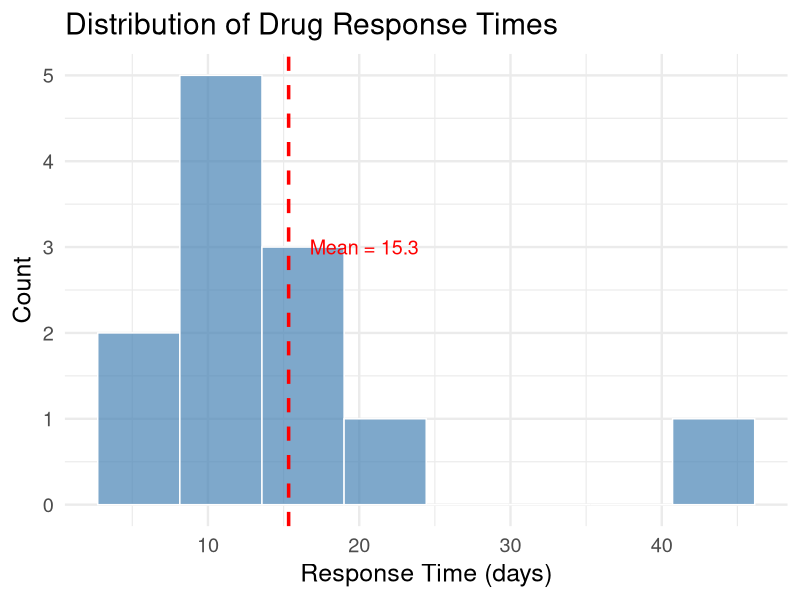
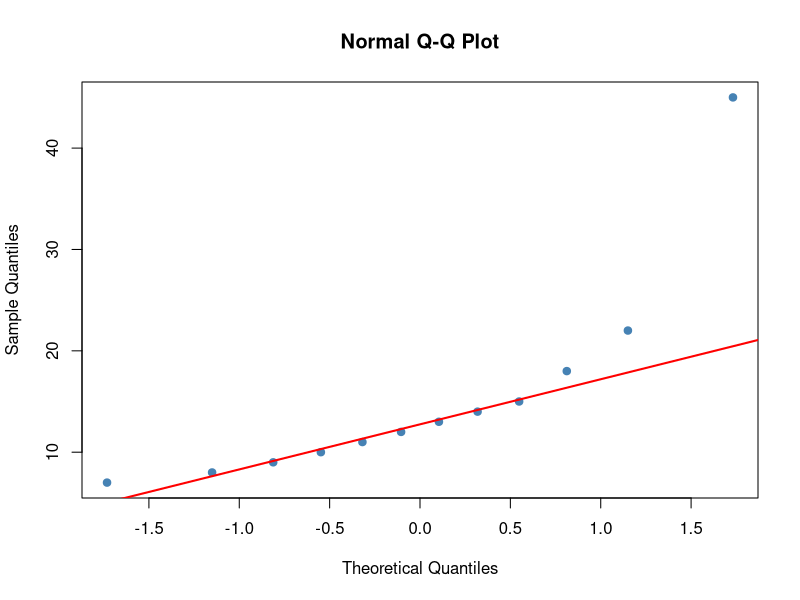
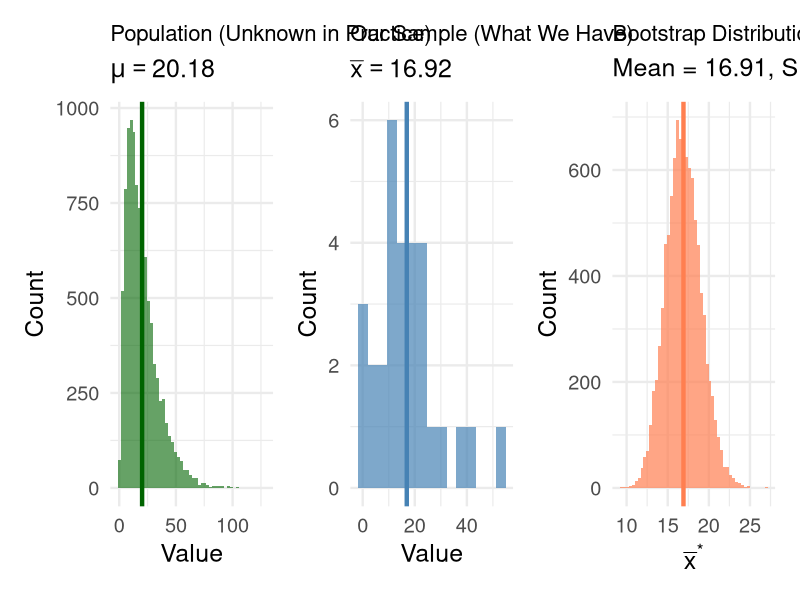
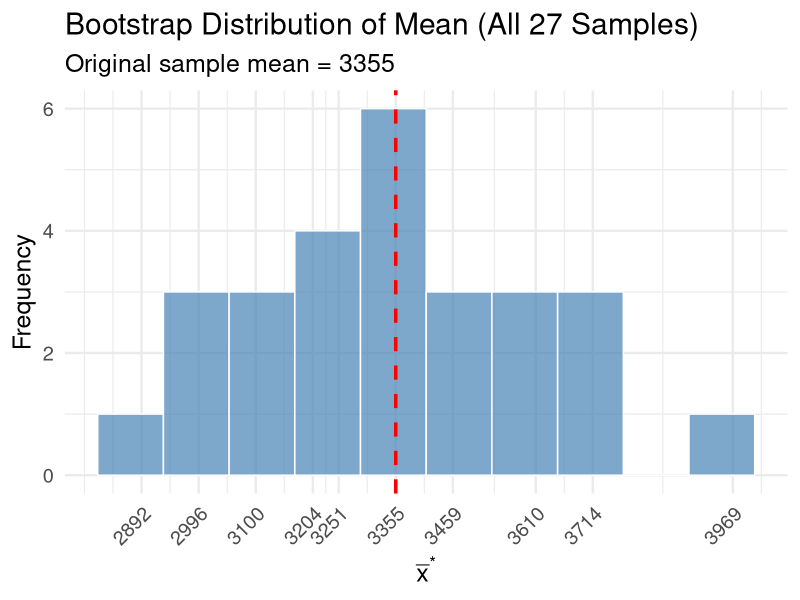
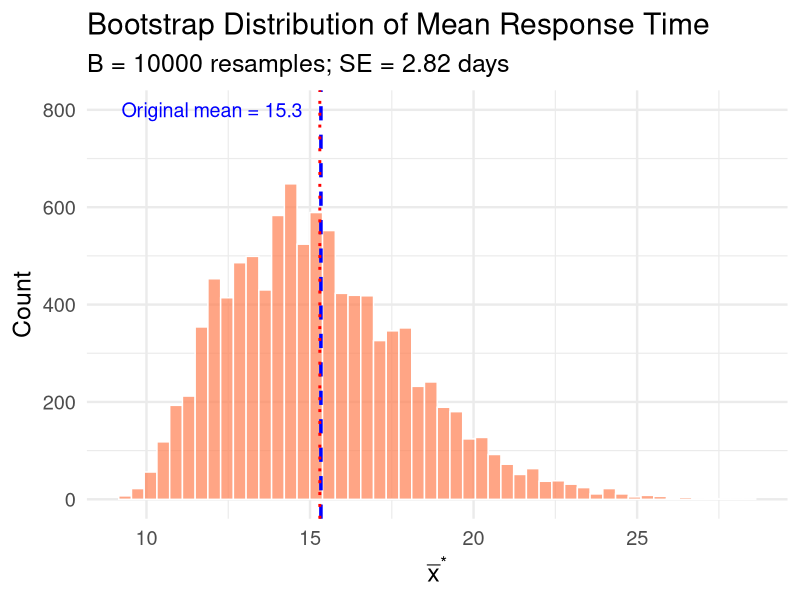
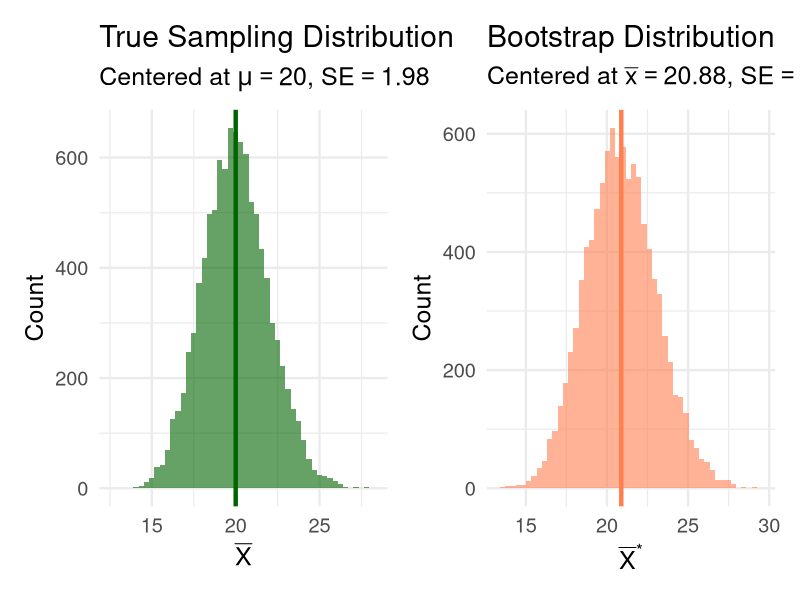
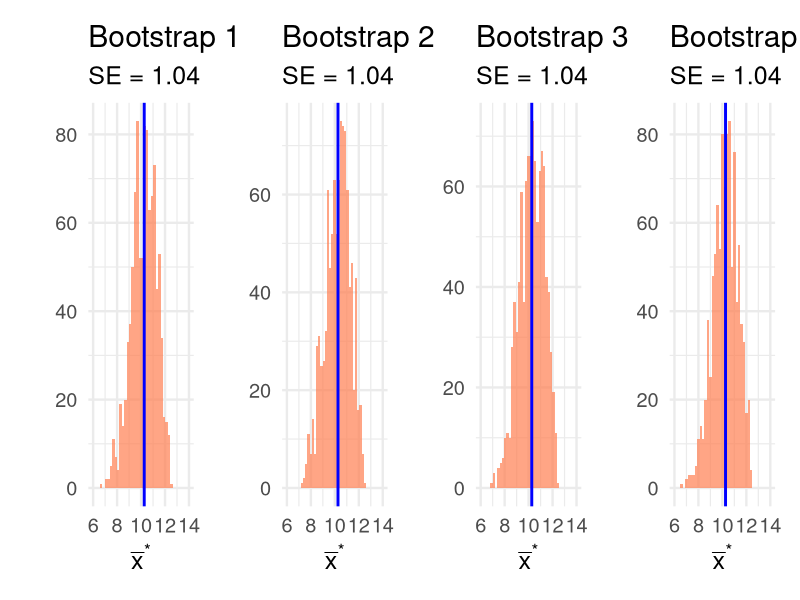
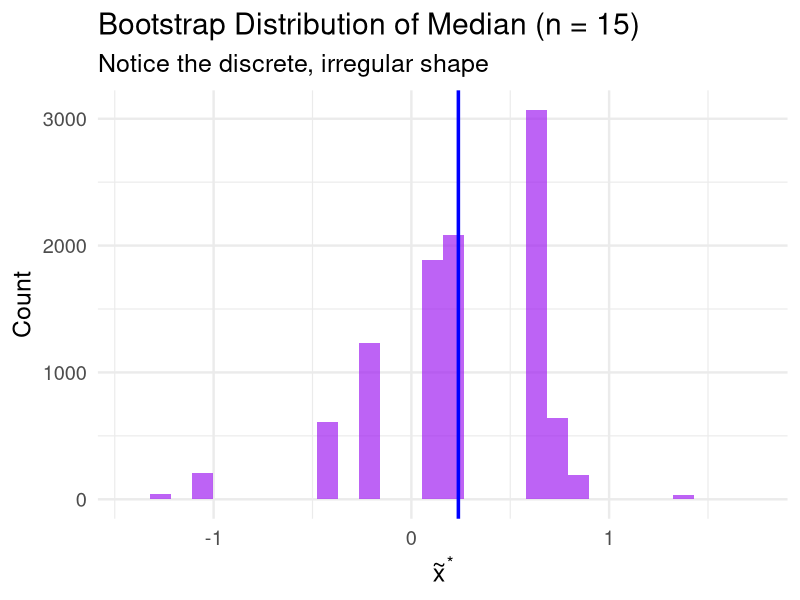

These figures' R source, in order:
## ---- chunk 1
#| label: setup
#| include: false
library(tidyverse)
library(broom)
library(patchwork)
set.seed(551)
theme_set(theme_minimal(base_size = 18))
## ---- chunk 2
response_times <- c(8, 12, 15, 7, 22, 45, 11, 9, 14, 18, 10, 13)

tibble(x = response_times) |>
  ggplot(aes(x = x)) +
  geom_histogram(bins = 8, fill = "steelblue", color = "white", alpha = 0.7) +
  geom_vline(xintercept = mean(response_times), color = "red", linewidth = 1.2, linetype = "dashed") +
  labs(x = "Response Time (days)", y = "Count",
       title = "Distribution of Drug Response Times") +
  annotate("text", x = mean(response_times) + 5, y = 3, 
           label = paste0("Mean = ", round(mean(response_times), 1)), color = "red", size = 5)
## ---- chunk 3
#| code-fold: true
#| fig-height: 5
# Q-Q plot to check normality
qqnorm(response_times, main = "Normal Q-Q Plot", pch = 19, col = "steelblue")
qqline(response_times, col = "red", lwd = 2)
## ---- chunk 4
#| code-fold: true
#| fig-height: 7
#| fig-width: 14
set.seed(551)
# Simulated "population"
pop <- rgamma(10000, shape = 2, rate = 0.1)

# Take a sample
n <- 30
samp <- sample(pop, n)

# Generate bootstrap samples
boot_means <- replicate(10000, mean(sample(samp, n, replace = TRUE)))

p1 <- tibble(x = pop) |>
  ggplot(aes(x = x)) +
  geom_histogram(bins = 50, fill = "darkgreen", alpha = 0.6) +
  geom_vline(xintercept = mean(pop), color = "darkgreen", linewidth = 1.5) +
  labs(title = "Population (Unknown in Practice)", 
       subtitle = bquote(mu == .(round(mean(pop), 2))),
       x = "Value", y = "Count") +
  theme(plot.title = element_text(size = 16))

p2 <- tibble(x = samp) |>
  ggplot(aes(x = x)) +
  geom_histogram(bins = 15, fill = "steelblue", alpha = 0.7) +
  geom_vline(xintercept = mean(samp), color = "steelblue", linewidth = 1.5) +
  labs(title = "Our Sample (What We Have)", 
       subtitle = bquote(bar(x) == .(round(mean(samp), 2))),
       x = "Value", y = "Count") +
  theme(plot.title = element_text(size = 16))

p3 <- tibble(x = boot_means) |>
  ggplot(aes(x = x)) +
  geom_histogram(bins = 50, fill = "coral", alpha = 0.7) +
  geom_vline(xintercept = mean(boot_means), color = "coral", linewidth = 1.5) +
  labs(title = "Bootstrap Distribution of Means", 
       subtitle = paste0("Mean = ", round(mean(boot_means), 2), ", SE = ", round(sd(boot_means), 2)),
       x = expression(bar(x)^"*"), y = "Count") +
  theme(plot.title = element_text(size = 16))

p1 + p2 + p3
## ---- chunk 5
#| echo: true
#| code-fold: true
set.seed(551)
original_sample <- c(3, 5, 7, 9, 11)
n <- length(original_sample)

# With replacement: many possible samples
cat("With replacement (5 examples):\n")
for(i in 1:5) {
  boot_samp <- sample(original_sample, n, replace = TRUE)
  cat("  Sample", i, ":", boot_samp, "-> mean =", mean(boot_samp), "\n")
}

cat("\nWithout replacement:\n")
cat("  Always get:", sample(original_sample, n, replace = FALSE), "\n")
## ---- chunk 6
#| echo: true
# Number of bootstrap samples for various n
tibble(n = c(5, 10, 15, 20, 30)) |>
  mutate(
    num_bootstrap_samples = choose(2*n - 1, n - 1),
    formatted = format(num_bootstrap_samples, big.mark = ",", scientific = FALSE)
  )
## ---- chunk 7
#| echo: true
small_sample <- c(3969, 3204, 2892)
cat("Original sample:", small_sample, "\n")
cat("Sample mean:", mean(small_sample))
## ---- chunk 8
#| code-fold: true
# All 3^3 = 27 bootstrap samples
expand_grid(x1 = small_sample, x2 = small_sample, x3 = small_sample) |>
  mutate(
    sample_id = row_number(),
    mean = (x1 + x2 + x3) / 3
  ) |>
  head(10)
## ---- chunk 9
#| code-fold: true
#| fig-height: 5.5
all_boot_samples <- expand_grid(x1 = small_sample, x2 = small_sample, x3 = small_sample) |>
  mutate(boot_mean = (x1 + x2 + x3) / 3)

all_boot_samples |>
  ggplot(aes(x = boot_mean)) +
  geom_histogram(bins = 10, fill = "steelblue", color = "white", alpha = 0.7) +
  geom_vline(xintercept = mean(small_sample), color = "red", linewidth = 1.2, linetype = "dashed") +
  scale_x_continuous(breaks = sort(unique(all_boot_samples$boot_mean))) +
  labs(x = expression(bar(x)^"*"), y = "Frequency",
       title = "Bootstrap Distribution of Mean (All 27 Samples)",
       subtitle = paste0("Original sample mean = ", round(mean(small_sample), 1))) +
  theme(axis.text.x = element_text(angle = 45, hjust = 1))
## ---- chunk 10
#| echo: true
# Original response time data
response_times <- c(8, 12, 15, 7, 22, 45, 11, 9, 14, 18, 10, 13)
n <- length(response_times)
B <- 10000  # Number of bootstrap samples

# Storage for bootstrap means
boot_means <- numeric(B)

# Bootstrap loop
for (i in 1:B) {
  # Step 1: Resample with replacement
  boot_sample <- sample(response_times, size = n, replace = TRUE)
  
  # Step 2: Calculate statistic
  boot_means[i] <- mean(boot_sample)
}

# Results
cat("Original sample mean:", round(mean(response_times), 2), "\n")
cat("Bootstrap mean:", round(mean(boot_means), 2), "\n")
cat("Bootstrap standard error:", round(sd(boot_means), 2))
## ---- chunk 11
#| code-fold: true
#| fig-height: 6
tibble(x = boot_means) |>
  ggplot(aes(x = x)) +
  geom_histogram(bins = 50, fill = "coral", color = "white", alpha = 0.7) +
  geom_vline(xintercept = mean(response_times), color = "blue", linewidth = 1.2, linetype = "dashed") +
  geom_vline(xintercept = mean(boot_means), color = "red", linewidth = 1, linetype = "dotted") +
  labs(x = expression(bar(x)^"*"), y = "Count",
       title = "Bootstrap Distribution of Mean Response Time",
       subtitle = paste0("B = ", B, " resamples; SE = ", round(sd(boot_means), 2), " days")) +
  annotate("text", x = 12, y = 800, 
           label = paste0("Original mean = ", round(mean(response_times), 1)), 
           color = "blue", size = 5)
## ---- chunk 12
#| echo: true
# More elegant approach using tidyverse
set.seed(551)
boot_results <- tibble(
  replicate = 1:B
) |>
  mutate(
    boot_sample = map(replicate, ~sample(response_times, n, replace = TRUE)),
    boot_mean = map_dbl(boot_sample, mean),
    boot_median = map_dbl(boot_sample, median),
    boot_sd = map_dbl(boot_sample, sd))
boot_results |>
  select(-boot_sample) |>
  summarize(
    across(starts_with("boot_"), list(mean = mean, se = sd))
  ) |>
  pivot_longer(everything(), names_to = "statistic", values_to = "value")
## ---- chunk 13
#| code-fold: true
#| fig-height: 6
#| fig-width: 12
set.seed(551)
# True population: Gamma(2, 0.1)
true_mean <- 20
true_se <- 20 / sqrt(50)

# One sample and its bootstrap
samp <- rgamma(50, shape = 2, rate = 0.1)
sample_mean <- mean(samp)

# Bootstrap distribution
boot_dist <- replicate(10000, mean(sample(samp, 50, replace = TRUE)))

# Sampling distribution (simulated)
sampling_dist <- replicate(10000, mean(rgamma(50, shape = 2, rate = 0.1)))

p1 <- tibble(x = sampling_dist) |>
  ggplot(aes(x = x)) +
  geom_histogram(bins = 50, fill = "darkgreen", alpha = 0.6) +
  geom_vline(xintercept = true_mean, color = "darkgreen", linewidth = 1.5) +
  labs(title = "True Sampling Distribution",
       subtitle = bquote("Centered at" ~ mu == .(true_mean) * "," ~ SE == .(round(sd(sampling_dist), 2))),
       x = expression(bar(X)), y = "Count")

p2 <- tibble(x = boot_dist) |>
  ggplot(aes(x = x)) +
  geom_histogram(bins = 50, fill = "coral", alpha = 0.6) +
  geom_vline(xintercept = sample_mean, color = "coral", linewidth = 1.5) +
  labs(title = "Bootstrap Distribution",
       subtitle = bquote("Centered at" ~ bar(x) == .(round(sample_mean, 2)) * "," ~ SE == .(round(sd(boot_dist), 2))),
       x = expression(bar(X)^"*"), y = "Count")

p1 + p2
## ---- chunk 14
#| echo: false
tibble(
  Quantity = c("Population", "Sampling distribution of X̄", "Sample", "Bootstrap distribution"),
  Mean = c("μ", "μ", "x̄", "≈ x̄"),
  `Standard Deviation` = c("σ", "σ/√n", "s", "≈ s·√((n-1)/n)/√n")
) |>
  knitr::kable(align = "lcc")
## ---- chunk 15
#| code-fold: true
#| fig-height: 6
#| fig-width: 14
set.seed(551)
# Small sample from normal
small_n <- 6
small_samp <- rnorm(small_n, mean = 10, sd = 3)

# Multiple bootstrap distributions from same sample
boot_dists <- map(1:4, function(seed) {
  set.seed(seed)
  replicate(1000, mean(sample(small_samp, small_n, replace = TRUE)))
})

# True sampling distribution
true_sampling <- replicate(10000, mean(rnorm(small_n, 10, 3)))

plots <- map2(boot_dists, 1:4, function(bd, i) {
  tibble(x = bd) |>
    ggplot(aes(x = x)) +
    geom_histogram(bins = 30, fill = "coral", alpha = 0.7) +
    geom_vline(xintercept = mean(small_samp), color = "blue", linewidth = 1) +
    labs(title = paste("Bootstrap", i), 
         subtitle = paste0("SE = ", round(sd(bd), 2)),
         x = expression(bar(x)^"*"), y = "") +
    coord_cartesian(xlim = c(6, 14))
})

wrap_plots(plots, ncol = 4)
## ---- chunk 16
#| code-fold: true
#| fig-height: 5.5
set.seed(551)
# Sample for median bootstrap
med_sample <- rnorm(15, mean = 0, sd = 1)

# Bootstrap the median
boot_medians <- replicate(10000, median(sample(med_sample, 15, replace = TRUE)))

tibble(x = boot_medians) |>
  ggplot(aes(x = x)) +
  geom_histogram(bins = 30, fill = "purple", alpha = 0.7) +
  geom_vline(xintercept = median(med_sample), color = "blue", linewidth = 1.2) +
  labs(x = expression(tilde(x)^"*"), y = "Count",
       title = "Bootstrap Distribution of Median (n = 15)",
       subtitle = "Notice the discrete, irregular shape")
## ---- chunk 17
#| echo: true
# Cauchy has no mean - bootstrap can't help
set.seed(551)
cauchy_sample <- rcauchy(50)
boot_cauchy <- replicate(1000, mean(sample(cauchy_sample, 50, replace = TRUE)))

cat("Sample mean:", round(mean(cauchy_sample), 2), "\n")
cat("Bootstrap SE:", round(sd(boot_cauchy), 2), " (meaningless!)")
## ---- chunk 18
#| code-fold: true
#| fig-height: 5
# Compare bootstrap for normal vs Cauchy
set.seed(551)
normal_boot <- replicate(5000, mean(sample(rnorm(30), 30, replace = TRUE)))
cauchy_boot <- replicate(5000, mean(sample(rcauchy(30), 30, replace = TRUE)))

p1 <- tibble(x = normal_boot) |>
  ggplot(aes(x = x)) +
  geom_histogram(bins = 50, fill = "steelblue", alpha = 0.7) +
  labs(title = "Bootstrap Means: Normal(0,1)", x = expression(bar(x)^"*")) +
  coord_cartesian(xlim = c(-1, 1))

p2 <- tibble(x = cauchy_boot) |>
  filter(abs(x) < 50) |>  # Remove extreme values for visualization
  ggplot(aes(x = x)) +
  geom_histogram(bins = 50, fill = "coral", alpha = 0.7) +
  labs(title = "Bootstrap Means: Cauchy \n(truncated)", x = expression(bar(x)^"*"))

p1 + p2
## ---- chunk 19
#| echo: true
# Bootstrap for 95th percentile
set.seed(551)
sample_data <- rexp(50, rate = 0.1)
boot_q95 <- replicate(5000, quantile(sample(sample_data, 50, replace = TRUE), 0.95))

cat("Sample 95th percentile:", round(quantile(sample_data, 0.95), 2), "\n")
cat("Bootstrap SE:", round(sd(boot_q95), 2))
## ---- chunk 20
#| echo: false
tibble(
  `Works Well` = c("Sample mean", "Trimmed mean", "Correlation", "Regression coefficients", 
                   "Smooth functions of means"),
  `Use Caution` = c("Median (small n)", "Extreme quantiles", "Small samples (n < 15)", 
                    "Heavily skewed data", "Discrete distributions"),
  `May Fail` = c("Heavy tails (no variance)", "Dependent data", "Non-representative sample",
                 "Maximum/minimum", "Lattice distributions")
) |>
  knitr::kable()
